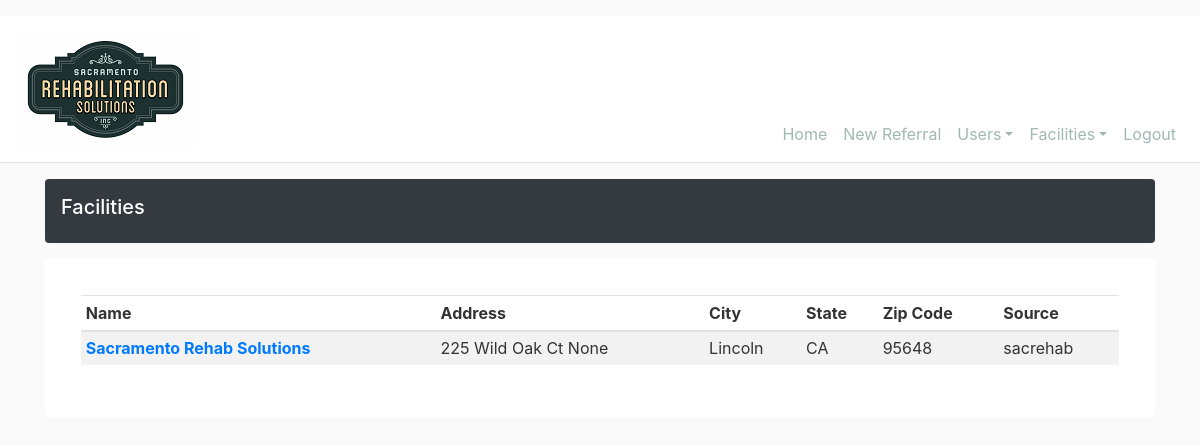
Page /facility/list (signed in) on the earlier database version.
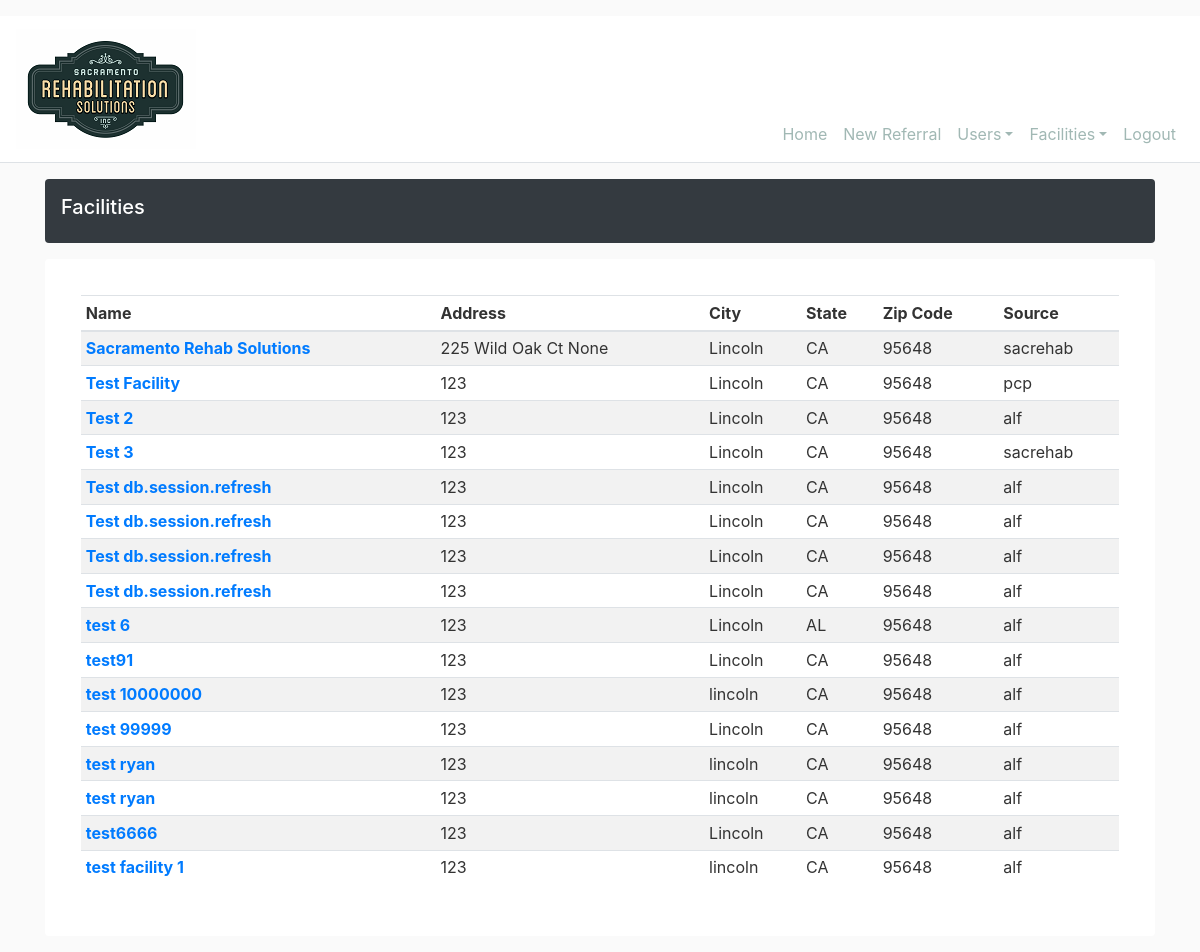
Same page on the later database version.
### srs_intake/models.py (models this page shows, shortened)
class Facility(db.Model):
    id = db.Column(db.Integer, primary_key=True, autoincrement=True)
    name = db.Column(db.String(50), nullable=True)
    address1 = db.Column(db.String(120), nullable=True)
    address2 = db.Column(db.String(120), nullable=True)
    city = db.Column(db.String(20), nullable=True)
    state = db.Column(db.String(2), nullable=True)
    zip_code = db.Column(db.String(10), nullable=True)
    source = db.Column(db.String(10), nullable=True)
    users = db.relationship('User', backref='facility_user', lazy=True)
    referrals = db.relationship('Referral', backref='facility_ref', lazy=True)

### srs_intake/facilities/routes.py (the view)
@facilities.route("/facility/list")
@fresh_login_required
def list_facilities():
    user = User.query.get(current_user.id)
    if user.role == 'admin':
        facilities = Facility.query.all()
        return render_template('facilities/facilities_list.html', title="Facilities", facilities=facilities)
    else:
        abort(403)

### srs_intake/models.py (called while the page is built)
@login_manager.user_loader
def load_user(user_id):
    return User.query.get(int(user_id))

### srs_intake/templates/facilities/facilities_list.html
{% extends "layout.html" %}
{% block content %}
<div class="d-flex align-items-center p-3 my-3 text-white bg-dark rounded shadow-sm">
    <div class="lh-100">
        <h5 class="lh-100">
            {{ title }}
        </h5>
    </div>
</div>
    <div class="my-3 p-3 bg-white rounded shadow-sm">
        <div class="card-body table-responsive-md" >
            <table Class="table table-striped table-sm">
                <thead>
                    <tr>
                        <th scope="col">Name</th>
                        <th scope="col">Address</th>
                        <th scope="col">City</th>
                        <th scope="col">State</th>
                        <th scope="col">Zip Code</th>
                        <th scope="col">Source</th>
                    </tr>
                </thead>
                <tbody>
                    {% for facility in facilities %}
                        <tr>
                            <th scope="col"><a href="{{ url_for('facilities.facility', facility_id=facility.id)}}">{{ facility.name }}</a></th>
                            <td>{{ facility.address1}} {{ facility.address2}}</td>
                            <td>{{ facility.city }}</td>
                            <td>{{ facility.state }}</td>
                            <td>{{ facility.zip_code }}</td>
                            <td>{{ facility.source }}</td>
                        </tr>
                    {% endfor %}
                </tbody>
            </table>
        </div>
    </div>
{% endblock content %}

### srs_intake/templates/layout.html (shortened to what this page needs)
<!doctype html>
<html lang="en">
<head>
    <link rel="stylesheet" href="https://maxcdn.bootstrapcdn.com/bootstrap/4.0.0/css/bootstrap.min.css">
    <link rel="stylesheet" href="https://cdnjs.cloudflare.com/ajax/libs/font-awesome/5.10.2/css/all.css" />
    <link rel="stylesheet" type="text/css" href="{{ url_for('static', filename='css/main.css') }}">
</head>
<body>
    <header class="site-header border-bottom pt-3">
        <nav class="navbar navbar-expand-lg navbar-light bg-white align-items-end">
            <a class="navbar-brand" href="home"><img src="{{ url_for('static', filename='img/srs_final_logo.png') }}" width="180" height="120" alt=""></a>
            <div class="collapse navbar-collapse justify-content-end" id="navbar">
                <ul class="navbar-nav">
                    <li class="nav-item">
                        <a class="nav-link" href="{{ url_for('main.home')}}">Home</a>
                    </li>
                    {% if current_user.is_authenticated and current_user.role == 'admin' %}
                    <li class="nav-item"><a class="nav-link" href="{{ url_for('referrals.new_referral') }}">New Referral</a></li>
                        <li class="nav-item dropdown">
                            <a class="nav-link dropdown-toggle" href="#" id="navbarDropdownMenuLink" role="button" data-toggle="dropdown" aria-haspopup="true" aria-expanded="false">Users</a>
                        </li>
                        <li class="nav-item dropdown">
                            <a class="nav-link dropdown-toggle" href="#" id="navbarDropdownMenuLink" role="button" data-toggle="dropdown" aria-haspopup="true" aria-expanded="false">Facilities</a>
                        </li>
                        <li class="nav-item"><a class="nav-link" href="{{ url_for('users.logout') }}">Logout</a></li>
                    {% elif current_user.is_authenticated and current_user.role == 'facility' %}
                        <li class="nav-item"><a class="nav-link" href="{{ url_for('referrals.new_referral') }}">New Referral</a></li>
                        <li class="nav-item"><a class="nav-link" href="{{ url_for('users.logout') }}">Logout</a></li>
                    {% else %}
                        <li class="nav-item">
                            <a class="nav-link" href="{{ url_for('users.login') }}">Login</a>
                        </li>
                    {% endif %}
                </ul >
            </div>
        </nav>
    </header>
    <main class="container">
        {% block content %}
        {% endblock %}
    </main>
</body>
</html>

### srs_intake/static/css/main.css (style rules this page uses)
body { background: #fafafa; color: #333333; }
h1, h2, h3, h4, h5, h6 { color: #ffffff; }
.site-header .navbar-nav .nav-link { color: #a1b8b4; }

Differences in the rows shown:
added Facility: name "Test Facility", address1 "123", city "Lincoln", state "CA", zip_code "95648", source "pcp"
added Facility: name "Test 2", address1 "123", city "Lincoln", state "CA", zip_code "95648", source "alf"
added Facility: name "Test 3", address1 "123", city "Lincoln", state "CA", zip_code "95648", source "sacrehab"
added Facility: name "Test db.session.refresh", address1 "123", city "Lincoln", state "CA", zip_code "95648", source "alf"
added Facility: name "Test db.session.refresh", address1 "123", city "Lincoln", state "CA", zip_code "95648", source "alf"
added Facility: name "Test db.session.refresh", address1 "123", city "Lincoln", state "CA", zip_code "95648", source "alf"
added Facility: name "Test db.session.refresh", address1 "123", city "Lincoln", state "CA", zip_code "95648", source "alf"
added Facility: name "test 6", address1 "123", city "Lincoln", state "AL", zip_code "95648", source "alf"
added Facility: name "test91", address1 "123", city "Lincoln", state "CA", zip_code "95648", source "alf"
added Facility: name "test 10000000", address1 "123", city "lincoln", state "CA", zip_code "95648", source "alf"
added Facility: name "test 99999", address1 "123", city "Lincoln", state "CA", zip_code "95648", source "alf"
added Facility: name "test ryan", address1 "123", city "lincoln", state "CA", zip_code "95648", source "alf"
added Facility: name "test ryan", address1 "123", city "lincoln", state "CA", zip_code "95648", source "alf"
added Facility: name "test6666", address1 "123", city "Lincoln", state "CA", zip_code "95648", source "alf"
added Facility: name "test facility 1", address1 "123", city "lincoln", state "CA", zip_code "95648", source "alf"
